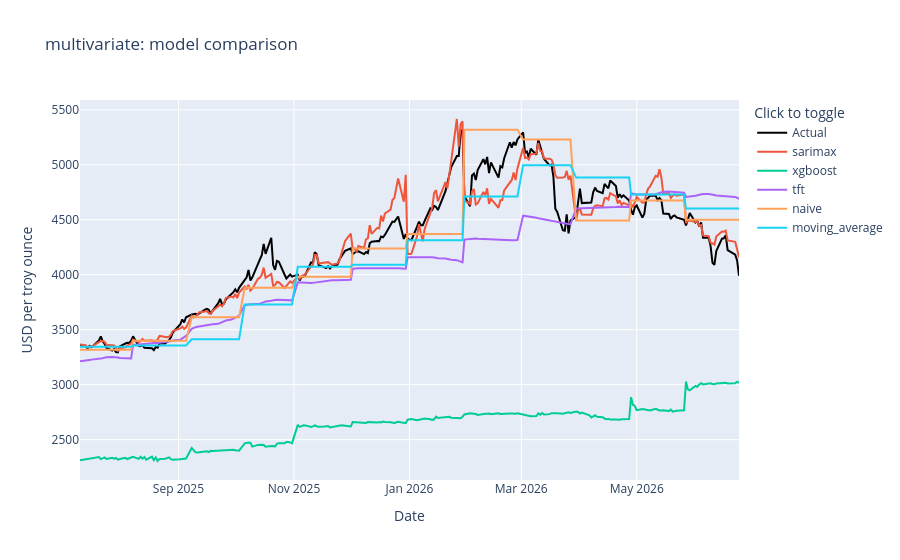
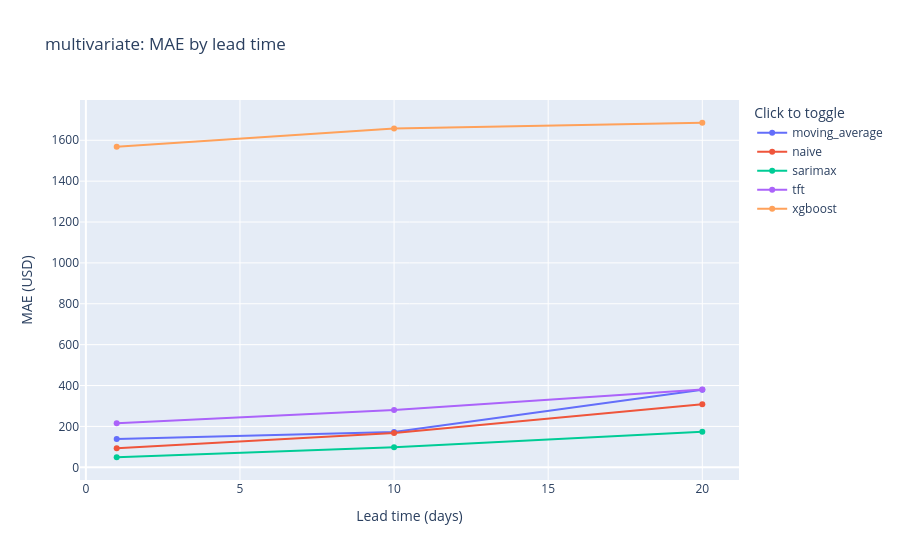

The notebook cell saved with these charts, in order:
### Code cell
multivariate_results = {name: r for name, r in {
    'sarimax': sarimax_result, 'xgboost': xgboost_result, 'tft': tft_result,
    **multivariate_baselines,
}.items() if r is not None}
multivariate_metrics, multivariate_forecast_fig, multivariate_lead_time_fig = compare_results(multivariate_results, 'multivariate', data_hash)
display(multivariate_metrics)
display(multivariate_forecast_fig)
display(multivariate_lead_time_fig)

### Figure 1 — Plotly figure (JSON) as saved in the notebook; plotly's stock layout.template omitted (floating-point values rounded to 4 significant figures; data arrays with more than 128 entries replaced by an {"elided": "..."} marker saying what was removed)
{"data": [{"line": {"color": "black", "width": 2}, "name": "Actual", "type": "scatter", "x": {"elided": "240 str values"}, "y": {"elided": "240 float values"}}, {"mode": "lines", "name": "sarimax", "type": "scatter", "x": {"elided": "240 str values"}, "y": {"elided": "240 float values"}}, {"mode": "lines", "name": "xgboost", "type": "scatter", "x": {"elided": "240 str values"}, "y": {"elided": "240 float values"}}, {"mode": "lines", "name": "tft", "type": "scatter", "x": {"elided": "240 str values"}, "y": {"elided": "240 float values"}}, {"mode": "lines", "name": "naive", "type": "scatter", "x": {"elided": "240 str values"}, "y": {"elided": "240 float values"}}, {"mode": "lines", "name": "moving_average", "type": "scatter", "x": {"elided": "240 str values"}, "y": {"elided": "240 float values"}}], "layout": {"hovermode": "x unified", "legend": {"title": {"text": "Click to toggle"}}, "title": {"text": "multivariate: model comparison"}, "xaxis": {"title": {"text": "Date"}}, "yaxis": {"title": {"text": "USD per troy ounce"}}}}

### Figure 2 — Plotly figure (JSON) as saved in the notebook; plotly's stock layout.template omitted (floating-point values rounded to 4 significant figures)
{"data": [{"mode": "lines+markers", "name": "moving_average", "type": "scatter", "x": [1, 10, 20], "y": [138.9, 172.6, 379.7]}, {"mode": "lines+markers", "name": "naive", "type": "scatter", "x": [1, 10, 20], "y": [93.71, 168.4, 308.0]}, {"mode": "lines+markers", "name": "sarimax", "type": "scatter", "x": [1, 10, 20], "y": [49.15, 98.03, 173.6]}, {"mode": "lines+markers", "name": "tft", "type": "scatter", "x": [1, 10, 20], "y": [215.1, 280.0, 380.1]}, {"mode": "lines+markers", "name": "xgboost", "type": "scatter", "x": [1, 10, 20], "y": [1568.0, 1657.0, 1686.0]}], "layout": {"legend": {"title": {"text": "Click to toggle"}}, "title": {"text": "multivariate: MAE by lead time"}, "xaxis": {"title": {"text": "Lead time (days)"}}, "yaxis": {"title": {"text": "MAE (USD)"}}}}
